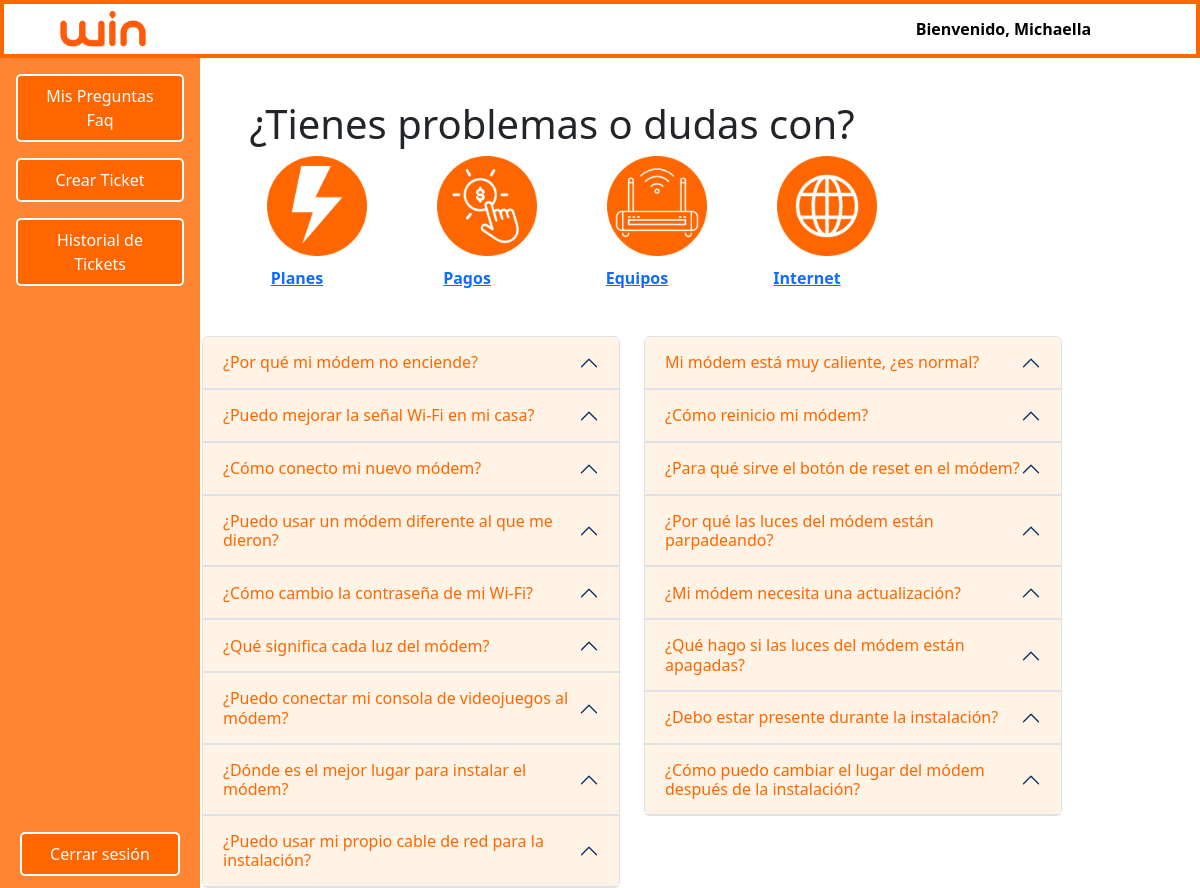
Page /Menu_Cliente.php?categoria=Eq (signed in) on the committed database.
### tables this page shows
CREATE TABLE `cliente` (
  `id_Cliente` int(11) NOT NULL,
  `Id_plan` int(11) DEFAULT NULL,
  `Id_equipo` int(11) NOT NULL,
  `Nombre` varchar(20) NOT NULL,
  `Apellidos` varchar(20) NOT NULL,
  `Email_C` varchar(40) NOT NULL CHECK (`Email_C` like '%_@__%.__%'),
  `Clave_C` varchar(18) NOT NULL,
  `Direccion` varchar(50) NOT NULL,
  `Telefono` char(9) DEFAULT NULL
);

CREATE TABLE `articulo_faq` (
  `id_FAQ` int(11) NOT NULL,
  `id_moderador` int(11) DEFAULT NULL,
  `Titulo` varchar(100) NOT NULL,
  `Contenido` text NOT NULL,
  `Categoria` enum('Pl','Pa','Eq','In','O') DEFAULT NULL,
  `Fecha_Publicacion` datetime DEFAULT current_timestamp()
);

### Menu_Cliente.php (the view, shortened to what this page needs)
<?php
$conexion = mysqli_connect("localhost", "root", "root", "soporte");
$categoria = isset($_GET['categoria']) ? $_GET['categoria'] : '';
$usuario = $_SESSION['usuario'];
$sql = "SELECT Nombre FROM cliente WHERE Email_C = '$usuario'";
$resultnombre = mysqli_query($conexion, $sql);
$row = mysqli_fetch_assoc($resultnombre);
$nombre_cliente = $row['Nombre'];
if ($categoria && $categoria != 'Pe') {
    $sql = "SELECT * FROM articulo_faq WHERE Categoria LIKE '{$categoria}%'";
} else {
    $sql = "SELECT * FROM articulo_faq";
}
$result = mysqli_query($conexion, $sql);
?>
<link rel="stylesheet" href="cssCliente\styleMenu_Cliente.css">
<!DOCTYPE html>
<html lang="en">
<head>
    <link href="https://cdn.jsdelivr.net/npm/bootstrap@5.3.3/dist/css/bootstrap.min.css" rel="stylesheet">
</head>
<body>
<header>
    <img class="img" src="images/win2.png" alt="">
    <div class="welcome">Bienvenido,  <?php echo htmlspecialchars($nombre_cliente); ?></div>
</header>
<div class="container">
    <nav>
        <ul>
            <li><a href="#">Mis Preguntas Faq</a></li>
            <li><a href="Menu_crear_ticket.php">Crear Ticket</a></li>
            <li><a href="Menu_historial_ticket.php">Historial de Tickets </a></li>
        </ul>
        <div class="logout">
            <a href="logout.php">Cerrar sesión</a>
        </div>
    </nav>
    <div class="Problemas">
    <div class="fila2">
        <h1 class="titulo">¿Tienes problemas o dudas con?</h1>
        <div class="iconos-contenedor">
            <a href="Menu_Cliente.php?categoria=Pl">
                <div class="icono">
                    <img src="images/con-planes.png" alt="con-planes">
                    <p>Planes</p>
                </div>
            </a>
            <a href="Menu_Cliente.php?categoria=Pa">
                <div class="icono">
                    <img src="images/con-pagos.png" alt="con-pagos">
                    <p>Pagos</p>
                </div>
            </a>
            <a href="Menu_Cliente.php?categoria=Eq">
                <div class="icono">
                    <img src="images/con-equipos.png" alt="con-equipos">
                    <p>Equipos</p>
                </div>
            </a>
            <a href="Menu_Cliente.php?categoria=In">
                <div class="icono">
                    <img src="images/con-internet.png" alt="con-internet">
                    <p>Internet</p>
                </div>
            </a>
    </div>
    </div>
    <div class="fila3">
        <div class="row">
            <div class="col-md-6">
                <div class="accordion" id="faqAccordionLeft">
                    <?php
                    $contador = 1;
                    while ($mostrar = mysqli_fetch_array($result)) {
                        if ($contador % 2 != 0) { ?>
                            <div class="accordion-item">
                                <h2 class="accordion-header" id="heading<?php echo $contador; ?>">
                                    <button class="accordion-button" type="button" data-bs-toggle="collapse" data-bs-target="#collapse<?php echo $contador; ?>" aria-expanded="true" aria-controls="collapse<?php echo $contador; ?>">
                                        <?php echo htmlspecialchars($mostrar['Titulo']); ?>
                                    </button>
                                </h2>
                            </div>
                    <?php }
                        $contador++;
                    } ?>
                </div>
            </div>
            <div class="col-md-6">
                <div class="accordion" id="faqAccordionRight">
                    <?php
                    $contador = 1;
                    mysqli_data_seek($result, 0);
                    while ($mostrar = mysqli_fetch_array($result)) {
                        if ($contador % 2 == 0) { ?>
                            <div class="accordion-item">
                                <h2 class="accordion-header" id="heading<?php echo $contador; ?>">
                                    <button class="accordion-button" type="button" data-bs-toggle="collapse" data-bs-target="#collapse<?php echo $contador; ?>" aria-expanded="true" aria-controls="collapse<?php echo $contador; ?>">
                                        <?php echo htmlspecialchars($mostrar['Titulo']); ?>
                                    </button>
                                </h2>
                            </div>
                    <?php }
                        $contador++;
                    } ?>
                </div>
            </div>
        </div>
    </div>
</div>
</body>
</html>

### cssCliente/styleMenu_Cliente.css (style rules this page uses)
:root { --primary-orange: #FF6600; --secondary-orange: #FF8533; --dark-orange: #CC5200; --light-orange: #FFE0CC; --white: #FFFFFF; --black: #000000; }
body { font-family: Arial, sans-serif; margin: 0; padding: 0; background-color: #FFFFFF; color: var(--black); }
header { background-color: white; color: var(--white); padding: 0.3rem; display: flex; justify-content: space-between; align-items: center; border: 4px solid #FF6600; z-index: 1000; position: fixed; width: 100%; }
img { height: 40px; margin-left: 40px; }
.container { display: flex; height: 100vh; }
.fila3 { margin-left: 160px; }
nav { position: fixed; width: 200px; top: 0; left: 0; bottom: 0; height: 100%; background-color: var(--secondary-orange); padding: 1rem; overflow-y: auto; margin-top: 58px; }
.logout { position: absolute; bottom: 15px; left: 0; right: 10; margin-bottom: 55px; width: 160px; margin-left: 20px; }
nav ul { list-style-type: none; padding: 0; }
nav ul li { margin-bottom: 1rem; }
nav ul li a, .logout a { text-decoration: none; color: var(--white); background-color: var(--primary-orange); padding: 0.5rem 1rem; border-radius: 5px; display: block; text-align: center; border: 2px solid var(--white); transition: all 0.3s ease; }
.welcome { color: #000000; margin-right: 100px; font-weight: bold; }
.accordion-button:not(.collapsed) { background-color: #FFF3E5 !important; color: #FF6600 !important; }
.accordion-button { background-color: #FFF3E5 !important; color: #FF6600 !important; }
.fila2 { margin-top: 100px; text-align: center; margin-bottom: 30px; }
.iconos-contenedor { display: flex; justify-content: center; align-items: center; gap: 20px; }
.icono { width: 150px; text-align: center; }
.icono img { width: 100px; height: 100px; }
.icono p { margin-top: 10px; font-size: 16px; font-weight: bold; }
.Problemas { max-width: 1020px; }

### rows in the picture
cliente: Nombre "Michaella"
articulo_faq: Titulo "¿Por qué mi módem no enciende?"
articulo_faq: Titulo "¿Puedo mejorar la señal Wi-Fi en mi casa?"
articulo_faq: Titulo "¿Cómo conecto mi nuevo módem?"
articulo_faq: Titulo "¿Puedo usar un módem diferente al que me dieron?"
articulo_faq: Titulo "¿Cómo cambio la contraseña de mi Wi-Fi?"
articulo_faq: Titulo "¿Qué significa cada luz del módem?"
articulo_faq: Titulo "¿Puedo conectar mi consola de videojuegos al módem?"
articulo_faq: Titulo "¿Dónde es el mejor lugar para instalar el módem?"
articulo_faq: Titulo "¿Puedo usar mi propio cable de red para la instalación?"
articulo_faq: Titulo "Mi módem está muy caliente, ¿es normal?"
articulo_faq: Titulo "¿Cómo reinicio mi módem?"
articulo_faq: Titulo "¿Para qué sirve el botón de reset en el módem?"
articulo_faq: Titulo "¿Por qué las luces del módem están parpadeando?"
articulo_faq: Titulo "¿Mi módem necesita una actualización?"
articulo_faq: Titulo "¿Qué hago si las luces del módem están apagadas?"
articulo_faq: Titulo "¿Debo estar presente durante la instalación?"
articulo_faq: Titulo "¿Cómo puedo cambiar el lugar del módem después de la instalación?"
